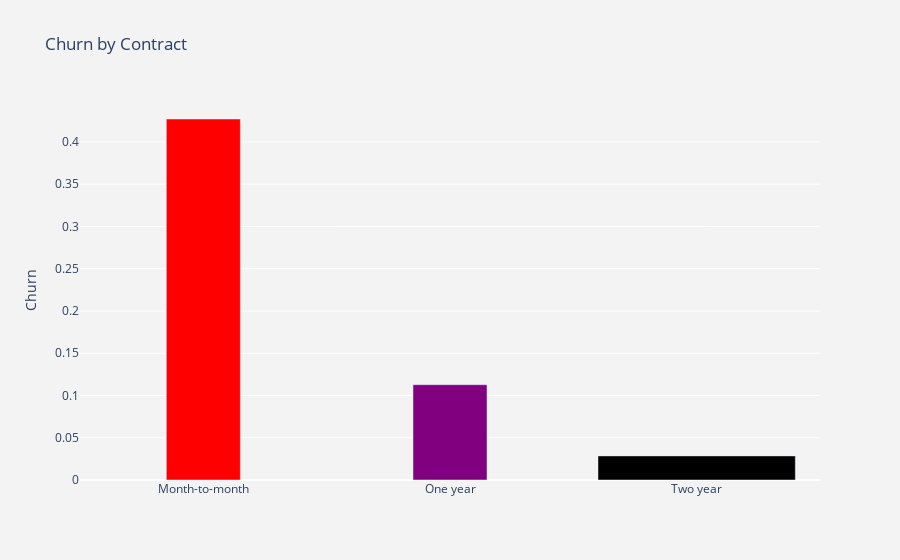

This figure's notebook cell:
### Markdown cell above
Insights: 

-Customers with fiber optic as InternetService are most likely to churn

-One of the reasons could be price

### Code cell
#visualize churn by Contract
plot_by_Contract = df.groupby('Contract').Churn.mean().reset_index()
plot_data = [go.Bar(
    x=plot_by_Contract['Contract'],
    y=plot_by_Contract['Churn'],
    width=[0.3, 0.3],
    marker=dict(color=['red','purple'])
)]
plot_layout = go.Layout(
    xaxis={"type":"category"},
    yaxis={"title":"Churn"},
    title='Churn by Contract',
    plot_bgcolor='rgb(243,243,243)',
    paper_bgcolor='rgb(243,243,243)',
)
fig = go.Figure(data=plot_data,layout=plot_layout) 
po.iplot(fig)

### Figure 1 — Plotly figure (JSON) as saved in the notebook; plotly's stock layout.template omitted (floating-point values rounded to 4 significant figures)
{"data": [{"marker": {"color": ["red", "purple"]}, "type": "bar", "width": [0.3, 0.3], "x": ["Month-to-month", "One year", "Two year"], "y": [0.4271, 0.1128, 0.02849]}], "layout": {"autosize": true, "paper_bgcolor": "rgb(243,243,243)", "plot_bgcolor": "rgb(243,243,243)", "title": {"text": "Churn by Contract"}, "xaxis": {"autorange": true, "range": [-0.5, 2.5], "type": "category"}, "yaxis": {"autorange": true, "range": [0, 0.4496], "title": {"text": "Churn"}, "type": "linear"}}}
